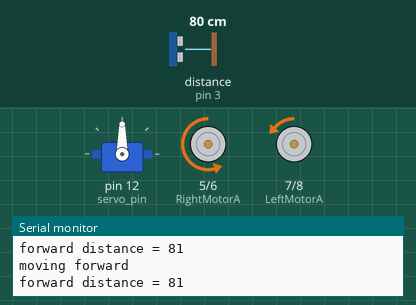
This sketch was run on a simulated Arduino Uno, built with avr-gcc and run on an emulated ATmega328P. Shown: servo, motor-driver pin pairs drawn as motors (green arrow = first pin HIGH = forward, orange = second pin HIGH = backward, longer = more drive, scaled by the enable pin), the last lines printed to the serial monitor. Wiring (inferred from the names in the program): ultrasonic range finder: trigger pin 2; echo pin 3. The inputs (shaded band) are chosen by the test bench; at power-on: distance to the obstacle (sensor on pin 3) 80 cm. The echo pulse lasts 58.3 µs per cm.

Above: at 1.7 s.
1.8 s: distance to the obstacle (sensor on pin 3) set to 17 cm
3.3 s: distance to the obstacle (sensor on pin 3) set to 14 cm
At 3.52 s:
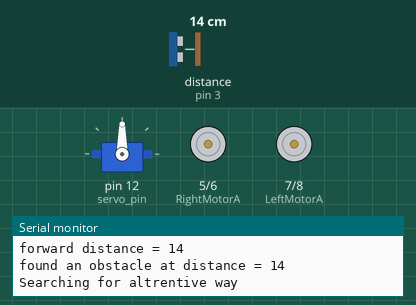
At 4.13 s:
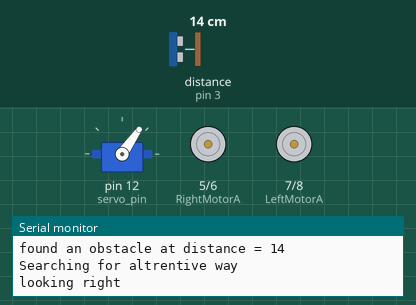
9.3 s: distance to the obstacle (sensor on pin 3) set to 60 cm
At 9.8 s:
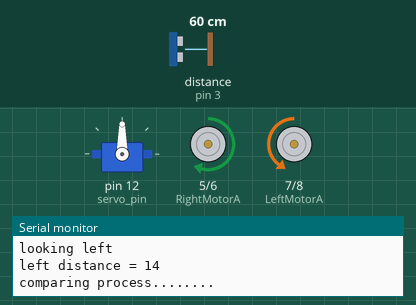
Timing chart, 0 to 12.3 s (numbered marks = the images above; inputs shaded):
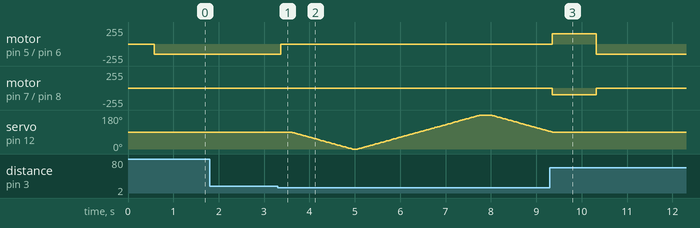

The sketch:

main.ino
```cpp
//include servo motor library
#include <Servo.h>

#define RightMotorSpeed 10
#define RightMotorA 5
#define RightMotorB 6

#define LeftMotorSpeed 11
#define LeftMotorA 7
#define LeftMotorB 8

//ultrasonic & servo pin
#define trigPin 2
#define echoPin 3
#define servo_pin 12

#define obstacle 15
Servo servo;
void setup() {
  // put your setup code here, to run once:
  pinMode(RightMotorA, OUTPUT);
  pinMode(RightMotorSpeed, OUTPUT); //speed
  pinMode(RightMotorB, OUTPUT);

  pinMode(LeftMotorA, OUTPUT);
  pinMode(LeftMotorSpeed, OUTPUT); //speed
  pinMode(LeftMotorB, OUTPUT);

  // pinMode of ultrasoinc
  pinMode(trigPin, OUTPUT);
  pinMode(echoPin, INPUT);
  //look_forward(); //turn servo motor to 90 degree so ultrasonic face forward
  servo.write(90);
  servo.attach(servo_pin, 450, 2500); // initialize min 7 max period for PWM

  Serial.begin(9600);
  delay(500);
}

void loop() {
  // put your main code here, to run repeatedly:
  long int forward_distance = GetDistance();
  Serial.print("forward distance = ");
  Serial.println(forward_distance);
  delay(70);

  if (forward_distance <= obstacle)//compare if there is obstacle or not , if yes
  {
    MakeMove(0, 0);
    Serial.print("found an obstacle at distance = ");
    Serial.println(forward_distance);
    Serial.println("Searching for altrentive way ");
    delay(200);

    Serial.println("looking right ");
    look_right();//turn servo to right
    long int right_distance = GetDistance();//get right distance
    Serial.print("right distance = ");
    Serial.println(right_distance);
    delay(100);

    Serial.println("looking left ");
    look_left();//turn servo to right
    long int left_distance = GetDistance();//get left distance
    Serial.print("left distance = ");
    Serial.println(left_distance);
    delay(100);

    Serial.println("comparing process........");
    delay(100);
    if (right_distance >= left_distance)//compare and move to the largest one
    {
      look_forward();
      MakeMove(100, -100);
      delay(450);
      Serial.println("turning right");
      delay(450);
    }
    else
    {
      look_forward();
      Serial.println("turning left");
      delay(450);
      MakeMove(-100, 100);
      delay(450);
    }
  }
  else
  {
    Serial.println("moving forward");
    MakeMove(155, 1);//move forward
  }

}
long int GetDistance()
{
  long int duration, distance;
  digitalWrite(trigPin, LOW); //set triger pin to low at first  for 2 microsecond
  delayMicroseconds(2);

  digitalWrite(trigPin, HIGH);//set triger pin to high at first  for 10 microsecond (send waves)
  delayMicroseconds(10);

  digitalWrite(trigPin, LOW);//turn it off
  duration = pulseIn(echoPin, HIGH); //read duration
  distance = duration / 57; // now distance

  return distance;
}
// its better to turn servo motor slowly to make percise reads using ultrasonic
void look_forward()
{
  for (int i = 180 ; i >= 90 ; i --)
  {
    servo.write(i);
    delay(15);
  }
}

void look_right()
{
  for (int i = 90 ; i >= 0 ; i --)
  {
    servo.write(i);
    delay(15);
  }
}
void look_left()
{
  for (int i = 0 ; i <= 180 ; i ++)
  {
    servo.write(i);
    delay(15);
  }
}
```

movements.ino
```cpp
void MakeMove(int LeftSpeed , int RightSpeed)
{
  if (LeftSpeed<0)//backward for left motor
  {
     digitalWrite(LeftMotorA,HIGH);
     digitalWrite(LeftMotorB,LOW);
     LeftSpeed*=-1;//assign possitive speed
  }
  else
  {
    digitalWrite(LeftMotorA,LOW);
    digitalWrite(LeftMotorB,HIGH);
  }

  if (RightSpeed<0)//backward for right motor
  {
     digitalWrite(RightMotorA,HIGH);
     digitalWrite(RightMotorB,LOW);
     RightSpeed*=-1;//assign possitive speed
  }
  else
  {
     digitalWrite(RightMotorA,LOW);
     digitalWrite(RightMotorB,HIGH);
  }

  analogWrite(LeftMotorSpeed,LeftSpeed);
  analogWrite(RightMotorSpeed,RightSpeed);
}
```

Measured:
- the behaviour switches between 16 and 15 cm on distance to the obstacle (sensor on pin 3) (found by bisection; images 0 and 1)
- after the input at 3.3 s, motor on pin 5 (RightMotorA) / pin 6 (RightMotorB): backward 155/255 → stopped after 0.07 s; motor on pin 7 (LeftMotorA) / pin 8 (LeftMotorB): backward 1/255 → stopped after 0.07 s
- after the input at 9.3 s, motor on pin 7 (LeftMotorA) / pin 8 (LeftMotorB): goes on until 10.3 s, then stays backward 1/255; servo on pin 12 (servo_pin): goes on until 9.4 s, then stays 90°
